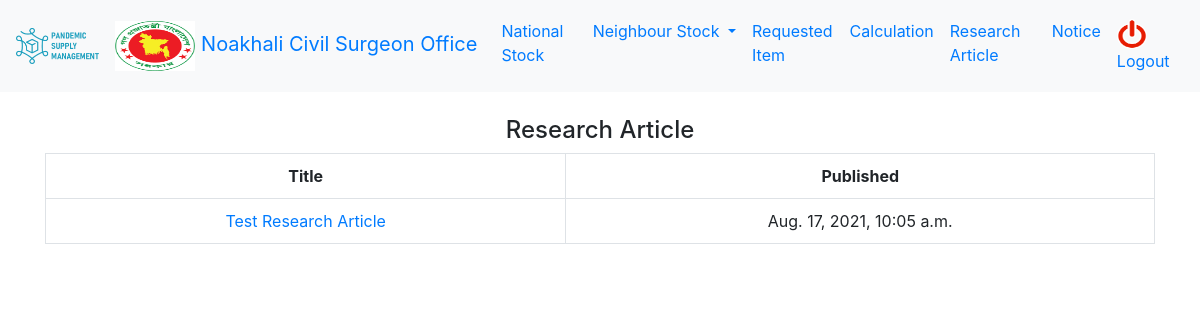
/1/research_article/ (signed in), run on the app's committed database.
### psm/models.py (models this page shows, shortened)
class District(models.Model):
    name = models.CharField(max_length=255, null=True)
    created = models.DateTimeField(auto_now_add=True, null=True)
    updated = models.DateTimeField(auto_now=True, null=True)
    def __str__(self):
        return self.name

class ResearchArticle(models.Model):
    title = models.CharField(max_length=120)
    body = models.CharField(max_length=500)
    created = models.DateTimeField(auto_now_add=True, null=True)
    updated = models.DateTimeField(auto_now=True, null=True)

### psm/views.py (the view)
# urls.py: path('<int:category_id>/research_article/', research_article, name='research_article'),
@login_required(login_url='/login')
def research_article(request, category_id):
    if category_id == 2:
        category_id = 1
    context = {
        "research_article": ResearchArticle.objects.all(),
        "district": request.user.district_user_permissions.first().district,
        "category": category_id
    }
    return render(request, 'research_article.html', context)

### templates/research_article.html
{% extends 'base.html' %}
{% block container %}
<div class="container">
<table class="table table-hover table-bordered">
    <thead><h4>Research Article</h4></thead>
      <tr>
        <th>Title</th>
        <th>Published</th>
      </tr>
    {% for item in research_article %}
    <tr>
        <td>
            <a href="/{{category}}/research_article/{{item.id}}">{{item.title}}</a>
        </td>
        <td>
            {{item.created}}
        </td>
    </tr>
    {% endfor %}
</table>
</div>
{% endblock %}

### templates/base.html (shortened to what this page needs)
{% load static %}
<head>
{% block head %}
  <link rel="stylesheet" href="https://maxcdn.bootstrapcdn.com/bootstrap/4.5.2/css/bootstrap.min.css">
    {% endblock %}
</head>
<body>
{% block nav %}
<nav class="navbar navbar-expand-sm bg-light justify-content-center">
  <a class="navbar-brand" href="/"><img  class="img-fluid" src="{% static 'images/logo.png' %}"width="100px" height="80px"></a>
  <a class="navbar-brand" href="/category/{{category}}">
    <span class="navbar-text">
    <img class="img-circle" src="{% static 'images/bd_logo.png' %}" width="80px" height="50px">   {{district}} Civil Surgeon Office
  </span>
  </a>
  <ul class="navbar-nav">
    <li class="nav-item">
      <a class="nav-link" href="/national_stock/{{category}}">National Stock</a>
    </li>
    <li class="nav-item dropdown">
      <a class="nav-link dropdown-toggle" href="#" id="navbardrop" data-toggle="dropdown">
        Neighbour Stock
      </a>
    </li>
    <li class="nav-item">
      <a class="nav-link" href="/requested_stock/{{category}}">Requested Item</a>
    </li>
     <li class="nav-item">
      <a class="nav-link" href="/calculation/{{category}}">Calculation</a>
    </li>
      <li class="nav-item">
      <a class="nav-link" href="/{{category}}/research_article">Research Article</a>
    </li>
       <li class="nav-item">
      <a class="nav-link" href="/{{category}}/notice">Notice</a>
    </li>
      <li class="nav-item">
      <a class="nav-link" href="/logout"> <img class="img-circle" src="{% static 'images/logout.png' %}" width="30px" height="30px"> Logout</a>
    </li>
  </ul>
</nav>
<br>
{% endblock %}
{% block container %}{% endblock %}
</body>

### templates/base.html (style rules this page uses)
th,td,h4,h3,p { text-align:center }

### data on the page
District: name "Noakhali"
ResearchArticle: title "Test Research Article", created "Aug. 17, 2021, 10:05 a.m."
